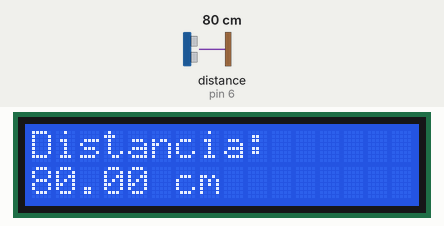
This sketch was run on a simulated Arduino Uno, built with avr-gcc and run on an emulated ATmega328P. Parts: 16×2 character LCD. Inputs (shaded band) come from the test bench; at power-on: distance to the obstacle (sensor on pin 6) 80 cm. The echo pulse lasts 58.3 µs per cm; what the sketch prints to the serial monitor is not drawn.

Above: at 1.2 s.
1.3 s: distance to the obstacle (sensor on pin 6) set to 18 cm
At 2.1 s:
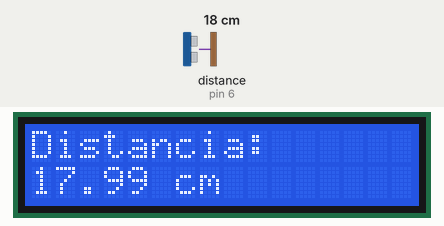
3.0 s: distance to the obstacle (sensor on pin 6) set to 9 cm
At 3.7 s:
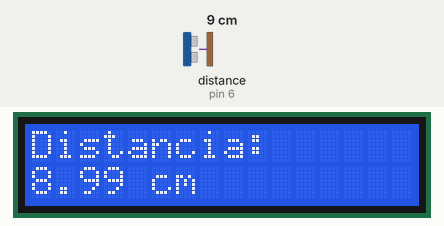
4.6 s: distance to the obstacle (sensor on pin 6) set to 299 cm
At 5.5 s:
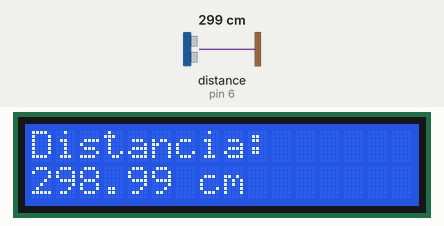
6.2 s: distance to the obstacle (sensor on pin 6) set to 2 cm
At 7.6 s:
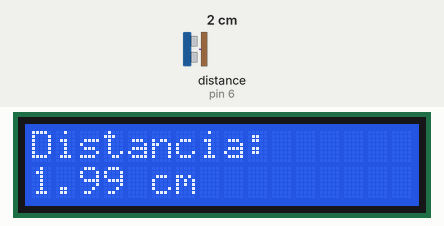
Timing chart, 0 to 8.8 s (numbered marks = the images above; inputs shaded):
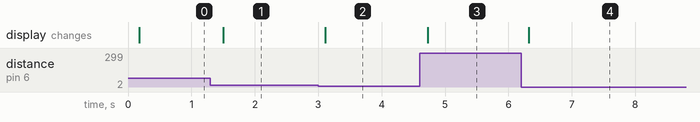

The sketch:

LCD_Sensor_Ultrassonico.ino
```cpp
/**
 * Este código mostra a distância em cm usando um sensor ultrassônico
 */

#include <Ultrasonic.h>
#include <LiquidCrystal.h>

// Pinos do LCD
#define PIN_RS 2
#define PIN_E 4
#define PIN_DB4 10
#define PIN_DB5 11
#define PIN_DB6 12
#define PIN_DB7 13

// Pinos do Sensor Ultrassônico
#define PIN_TRIG 5
#define PIN_ECHO 6

LiquidCrystal lcd(PIN_RS, PIN_E, PIN_DB4, PIN_DB5, PIN_DB6, PIN_DB7);
Ultrasonic ultrasonic(PIN_TRIG, PIN_ECHO);

void setup() {
  Serial.begin(9600);
  Serial.println("Lendo dados do sensor...");
  lcd.begin(16,2);
  lcd.clear();
}

void loop() {
  float cm;
  long microsec = ultrasonic.timing();
  cm = ultrasonic.convert(microsec, Ultrasonic::CM);

  Serial.print("Distancia em cm: ");
  Serial.println(cm);
  delay(100);

  lcd.clear();
  lcd.print("Distancia:");
  lcd.setCursor(0, 1);
  lcd.print(cm);
  lcd.print(" cm");
}
```

Measured:
- after the input at 1.3 s, the display: changes after 0.20 s (image 1)
- after the input at 3.0 s, the display: changes after 0.11 s (image 2)
- after the input at 4.6 s, the display: changes after 0.13 s (image 3)
- after the input at 6.2 s, the display: changes after 0.12 s (image 4)
